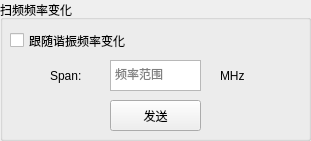
     <widget class="QGroupBox" name="groupBox_17">
      <property name="geometry">
       <rect>
        <x>330</x>
        <y>310</y>
        <width>311</width>
        <height>141</height>
       </rect>
      </property>
      <property name="title">
       <string>扫频频率变化</string>
      </property>
      <widget class="QCheckBox" name="checkBox">
       <property name="geometry">
        <rect>
         <x>10</x>
         <y>20</y>
         <width>201</width>
         <height>41</height>
        </rect>
       </property>
       <property name="text">
        <string>跟随谐振频率变化</string>
       </property>
      </widget>
      <widget class="QTextEdit" name="freqChange">
       <property name="geometry">
        <rect>
         <x>110</x>
         <y>60</y>
         <width>91</width>
         <height>31</height>
        </rect>
       </property>
       <property name="placeholderText">
        <string>频率范围</string>
       </property>
      </widget>
      <widget class="QPushButton" name="sendFreqRangeButton">
       <property name="geometry">
        <rect>
         <x>110</x>
         <y>100</y>
         <width>91</width>
         <height>31</height>
        </rect>
       </property>
       <property name="autoFillBackground">
        <bool>false</bool>
       </property>
       <property name="text">
        <string>发送</string>
       </property>
       <property name="autoDefault">
        <bool>false</bool>
       </property>
      </widget>
      <widget class="QLabel" name="label_73">
       <property name="geometry">
        <rect>
         <x>220</x>
         <y>60</y>
         <width>61</width>
         <height>31</height>
        </rect>
       </property>
       <property name="text">
        <string>MHz</string>
       </property>
      </widget>
      <widget class="QLabel" name="label_74">
       <property name="geometry">
        <rect>
         <x>50</x>
         <y>60</y>
         <width>61</width>
         <height>31</height>
        </rect>
       </property>
       <property name="text">
        <string>Span:</string>
       </property>
      </widget>
     </widget>
